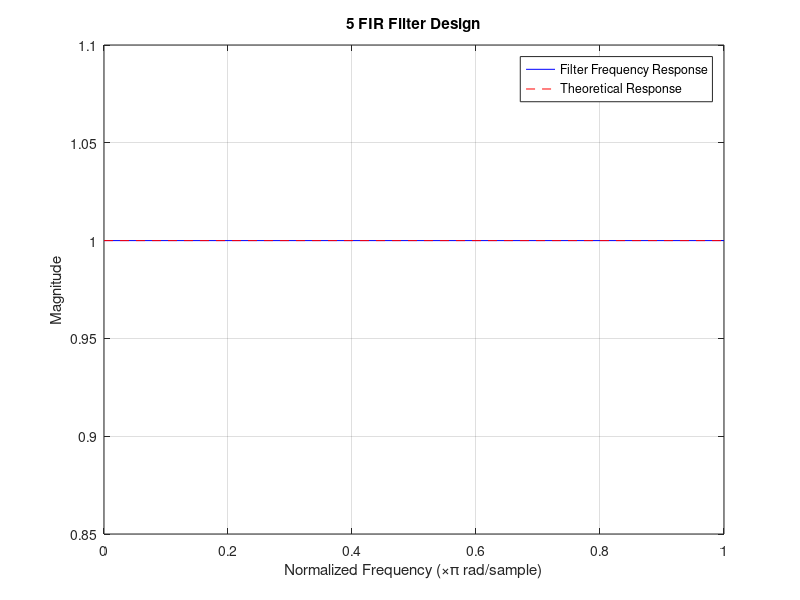

The MATLAB source for this figure:
function h = Loops_ls_wls_filter_design
    % User inputs
    N = input('Enter the filter length (odd number preferred): ');  % Filter length
    num_points = input('Enter the number of frequency response points: '); % Frequency response points
    method = input('Choose the design method (LS/WLS): ', 's');  % LS or WLS
    scale_type = input('Choose the scale for magnitude response (linear/log): ', 's'); % Linear or log scale
    
    % Desired frequency response
    f = linspace(0, 1, num_points);  % Normalized frequency [0, 1]
    
    % Ask user for the cutoff frequencies
    passband_cutoff = input('Enter the normalized passband cutoff frequency (0-1): ');
    stopband_cutoff = input('Enter the normalized stopband cutoff frequency (0-1): ');

    
    % Weights for WLS (if applicable)
    if strcmpi(method, 'WLS')
        w_pass = input('Enter the weight for the passband: ');  % Passband weight
        w_trans = input('Enter the weight for the transition band: ');  % Transition band weight
        w_stop = input('Enter the weight for the stopband: ');  % Stopband weight
        
        % Assign weights to different frequency bands
        weights = ones(size(f));
        weights(f < passband_cutoff) = w_pass;  % Passband
        weights(f >= passband_cutoff & f <= stopband_cutoff) = w_trans;  % Transition band
        weights(f > stopband_cutoff) = w_stop;  % Stopband
    else
        weights = ones(size(f));  % Equal weights for LS
    end
    
    % Design logic
    L = floor((N - 1) / 2);  % Filter half-length
    omega = linspace(0, pi, num_points);  % Frequency range for filter
    omega_c = passband_cutoff * pi;  % Normalized cutoff frequency
    H_d = ones(num_points, 1);  % Desired frequency response
    H_d(omega > omega_c) = 0;  % Apply cutoff

    % Initialize matrix F for design equation
    F = zeros(num_points, L + 1);

    for i = 1:num_points
        F(i, 1) = 1;
        for j = 2:L + 1
            F(i, j) = 2 * cos(omega(i) * (j - 1));  % Cosine basis
        end
    end

    % Solve for filter coefficients using the pseudo-inverse
    W = diag(weights);
    h = pinv(W * F) * (W * H_d);
    h_combined = [flip(h(2:end)); h];
    k=num_points;
    
    freq = linspace(0, pi, k);
    H = abs(freqz(h_combined, 1, freq));  % Frequency response of designed filter

    % Plot the magnitude spectrum and compare with theoretical response
    figure;
    if strcmpi(scale_type, 'log')
        plot(freq/pi, 20*log10(abs(H)), 'b');  % Log scale (dB) for filter response
        hold on;
        plot(omega/pi, 20*log10(abs(H_d)), 'r--');  % Log scale (dB) for theoretical response
        ylabel('Magnitude (dB)');
    else
        plot(freq/pi, abs(H), 'b');  % Linear scale for filter response
        hold on;
        plot(omega/pi, abs(H_d), 'r--');  % Linear scale for theoretical response
        ylabel('Magnitude');
    end
    xlabel('Normalized Frequency (\times\pi rad/sample)');
    title([method ' FIR Filter Design']);
    legend('Filter Frequency Response', 'Theoretical Response');
    grid on;

    

    return;
end
